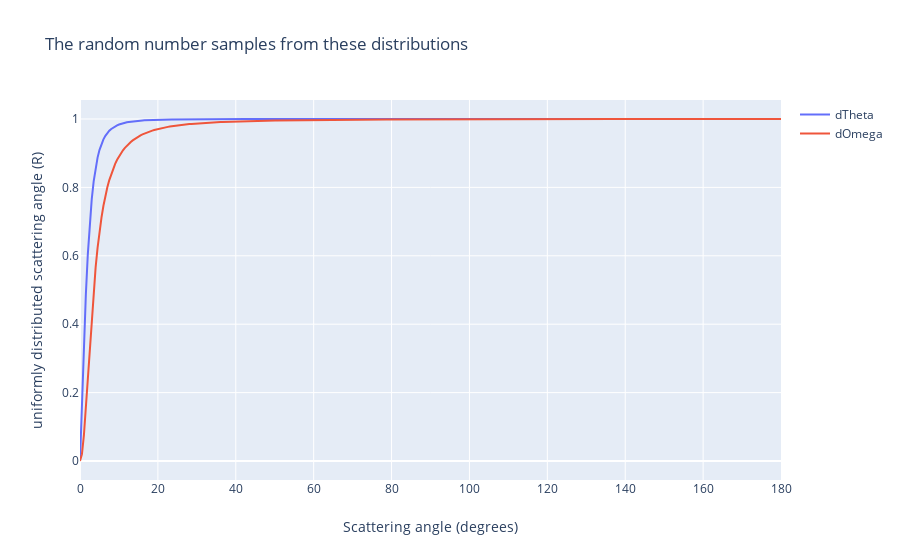

The code cell stored with this chart in its notebook:
### Code cell
angles = np.linspace(0, 180, 360)

prob = []
for angle in angles:
    prob.append(funcTheta(angle, float(E_Al), Z_Al))


t_theta = go.Scatter(
    x = angles,
    y = np.array(prob),
    mode = 'lines', 
    name = 'dTheta', 
)

t_omega = go.Scatter(
    x = angles,
    y = (funcOmega(angles, float(E_Al), Z_Al)),
    mode = 'lines', 
    name = 'dOmega', 
)
layout = go.Layout(
    title = 'The random number samples from these distributions', 

    xaxis=dict(
        title = 'Scattering angle (degrees)'
    ), 
    yaxis=dict(
        title = 'uniformly distributed scattering angle (R)'
    )
)

data = [t_theta, t_omega]
fig = go.Figure(data=data, layout=layout)

fig.show()

### Figure 1 — Plotly figure (JSON) as saved in the notebook; plotly's stock layout.template omitted (floating-point values rounded to 4 significant figures; data arrays with more than 128 entries replaced by an {"elided": "..."} marker saying what was removed)
{"data": [{"mode": "lines", "name": "dTheta", "type": "scatter", "x": {"elided": "360 float values"}, "y": {"elided": "360 float values"}}, {"mode": "lines", "name": "dOmega", "type": "scatter", "x": {"elided": "360 float values"}, "y": {"elided": "360 float values"}}], "layout": {"title": {"text": "The random number samples from these distributions"}, "xaxis": {"title": {"text": "Scattering angle (degrees)"}}, "yaxis": {"title": {"text": "uniformly distributed scattering angle (R)"}}}}
